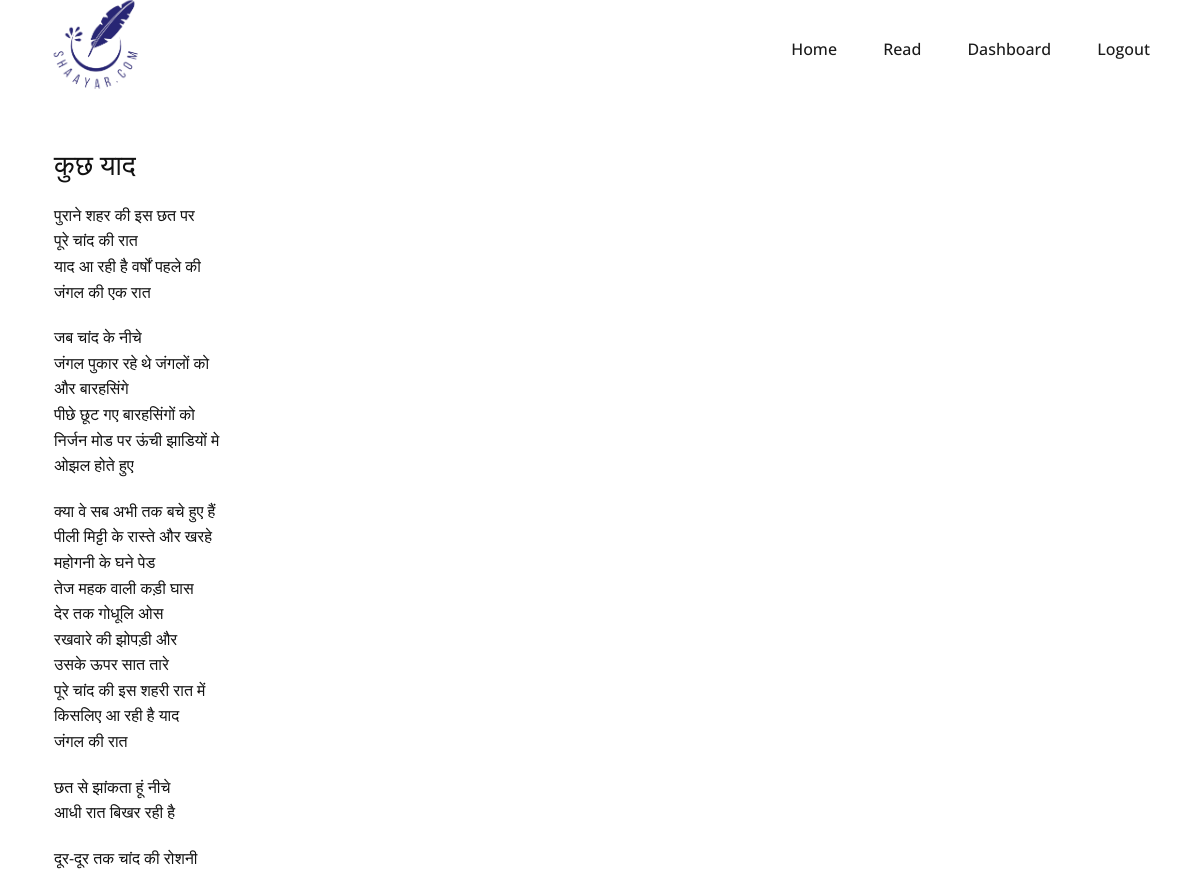
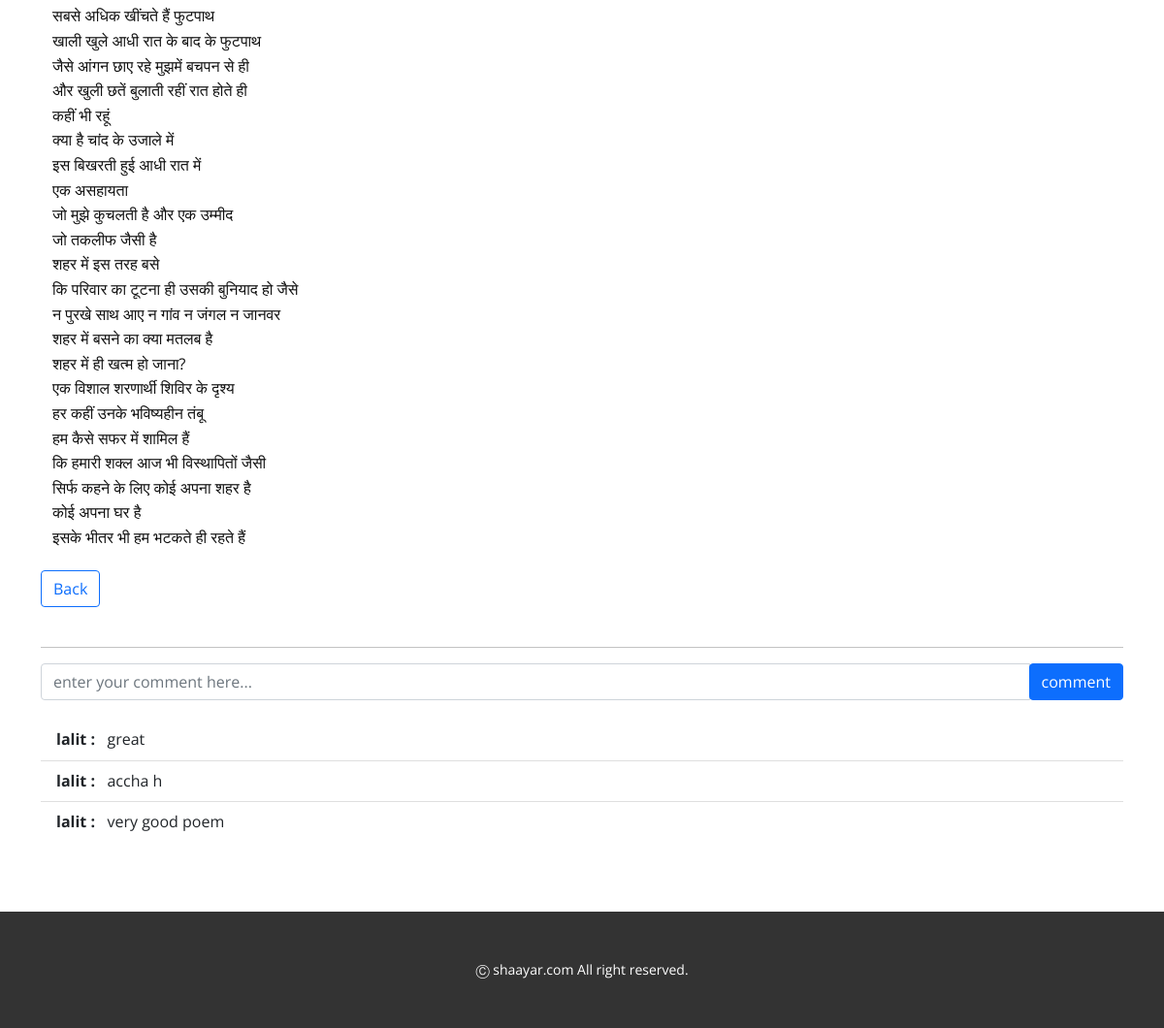
The app's page /read/1 (signed in) with its own data (2 pictures, top to bottom).
### poetrydb/models.py (models this page shows)
class Poem(models.Model):
    poemID = models.AutoField(primary_key=True)
    lang = models.CharField(max_length=15)
    publish_date = models.DateField(auto_now_add=True)
    author = models.CharField(max_length=100, default="")
    title = models.CharField(max_length=50)
    content = models.CharField(max_length=1000)

### comment/models.py (models this page shows)
class Comment(models.Model):
    comment_id = models.AutoField(primary_key=True)
    poem_id = models.IntegerField()
    user_commented = models.CharField(max_length=50)
    comment_content = models.CharField(max_length=200)
    comment_date = models.DateField(auto_now_add=True)

### shaayri/views.py (the view, shortened to what this page needs)
# urls.py: path('read/<poem_id>', views.focus),
def focus(request, poem_id):
    poem = Poem.objects.get(poemID=poem_id)
    comment_obj = Comment.objects.filter(poem_id=poem_id).values()
    user_id = request.user.username
    return render(request, 'focus.html', {'poem': poem, 'com': comment_obj})

### templates/focus.html (shortened to what this page needs)
{% load static %}
<!DOCTYPE html>
<html lang="en">
<head>
    <link rel="stylesheet" href="{% static 'CSS/nicepage.css' %}" media="screen">
    <link rel="stylesheet" href="{% static 'CSS/Read.css' %}" media="screen">
    <link href="https://cdn.jsdelivr.net/npm/bootstrap@5.1.3/dist/css/bootstrap.min.css" rel="stylesheet">
    <link href="https://cdn.jsdelivr.net/npm/bootstrap@5.1.3/dist/css/bootstrap.min.css" rel="stylesheet">
</head>
<body>
    <body class="u-body"><header class="u-clearfix u-header u-header" id="sec-6ed0"><div class="u-clearfix u-sheet u-sheet-1">
        <a class="u-image u-logo u-image-1" data-image-width="558" data-image-height="447">
          <img src="{% static 'images/shayar-logo-trans.png' %}" class="u-logo-image u-logo-image-1">
        </a>
        <nav class="u-menu u-menu-dropdown u-offcanvas u-menu-1">
          <div class="u-custom-menu u-nav-container">
            <ul class="u-nav u-spacing-2 u-unstyled u-nav-1"><li class="u-nav-item"><a class="u-active-grey-5 u-button-style u-hover-grey-10 u-nav-link u-text-active-grey-90 u-text-grey-90 u-text-hover-grey-90" href="/" style="padding: 10px 20px;">Home</a></li>
<li class="u-nav-item"><a class="u-active-grey-5 u-button-style u-hover-grey-10 u-nav-link u-text-active-grey-90 u-text-grey-90 u-text-hover-grey-90" href="/read" style="padding: 10px 20px;">Read</a>
</li>
{% if user.is_authenticated %}
  <li class="u-nav-item"><a href="/dashboard" class="u-active-grey-5 u-button-style u-hover-grey-10 u-nav-link u-text-active-grey-90 u-text-grey-90 u-text-hover-grey-90" style="padding: 10px 20px;">Dashboard</a></li>
  <li class="u-nav-item"><a href = "/logout" class="u-active-grey-5 u-button-style u-hover-grey-10 u-nav-link u-text-active-grey-90 u-text-grey-90 u-text-hover-grey-90" style="padding: 10px 20px;">Logout</a></li>
{% endif %}
          </div>
        </nav>
      </div></header>
    <section class="u-clearfix u-section-1" id="sec-bcb9">
        <div class="u-clearfix u-sheet u-sheet-1">
            <br><br>
            <div class="container">
                <div class="container">
                    <h3>{{poem.title}}</h3>
                </div>
                <div class="container">
                    <p>{{poem.content|linebreaks}}</p>
                </div>
                <a href="/read"><button type="button" class="btn btn-outline-primary">Back</button></a>
                <br><br><hr>
                  <form action="/read/{{poem.poemID}}" method="post" class="row row-cols-lg-auto g-3 align-items-center">
                      <div class="input-group">
                        <input type="text" name="commentContent" class="form-control" id="inlineFormInputGroupUsername" placeholder="enter your comment here..." required>
                        <span id="basic-addon2">
                        {% if user.is_authenticated %}
                          <div class="col-12">
                            <a href="/read/{{poem.poemID}}"><button type="submit" class="btn btn-primary">comment</button></a>
                          </div>
                        {% endif %}
                        </span>
                      </div>
                  </form>
            </div>
            <div class="container">
              <ul class="list-group list-group-flush">
                {% for comm in com %}
                    <li class="list-group-item"><strong>{{comm.user_commented}} :</strong>&nbsp; &nbsp;{{comm.comment_content}}</li>
                {% endfor %}
              </ul>
            </div>
        </div>
    </section>
    <br><br>
    <footer class="u-align-center u-clearfix u-footer u-grey-80 u-footer" id="sec-436c"><div class="u-clearfix u-sheet u-sheet-1">
        <p class="u-small-text u-text u-text-variant u-text-1">Ⓒ shaayar.com All right reserved.</p>
      </div>
    </footer>
</body>
</html>

### static/CSS/Read.css (style rules this page uses)
.u-section-1 .u-sheet-1 { min-height: 582px; }

### records on screen
Poem: title "कुछ याद", content "पुराने शहर की इस छत पर पूरे चांद की रात याद आ रही है वर्षों पहले की जंगल की एक रात जब चांद के नीचे जंगल पुकार रहे थे जंगलों को और बारहसिंगे पीछे छूट गए बारहसिंगों को निर्जन मोड पर ऊंची झाडियों मे ओझल होते हुए क्या वे सब अभी तक बचे हुए हैं पीली मिट्टी के रास्ते और खरहे महोगनी के घने पेड तेज महक वाली कड़ी घास देर तक गोधूलि ओस रखवारे की झोपड़ी और उसके ऊपर सात तारे पूरे चांद की इस शहरी रात में किसलिए आ रही है याद जंगल की रात छत से झांकता हूं नीचे आधी रात बिखर रही है दूर-दूर तक चांद की रोशनी सबसे अधिक खींचते हैं फुटपाथ खाली खुले आधी रात के बाद के फुटपाथ जैसे आंगन छाए रहे मुझमें बचपन से ही और खुली छतें बुलाती रहीं रात होते ही कहीं भी रहूं क्या है चांद के उजाले में इस बिखरती हुई आधी रात में एक…"
Comment: user_commented "lalit", comment_content "great"
Comment: user_commented "lalit", comment_content "accha h"
Comment: user_commented "lalit", comment_content "very good poem"
